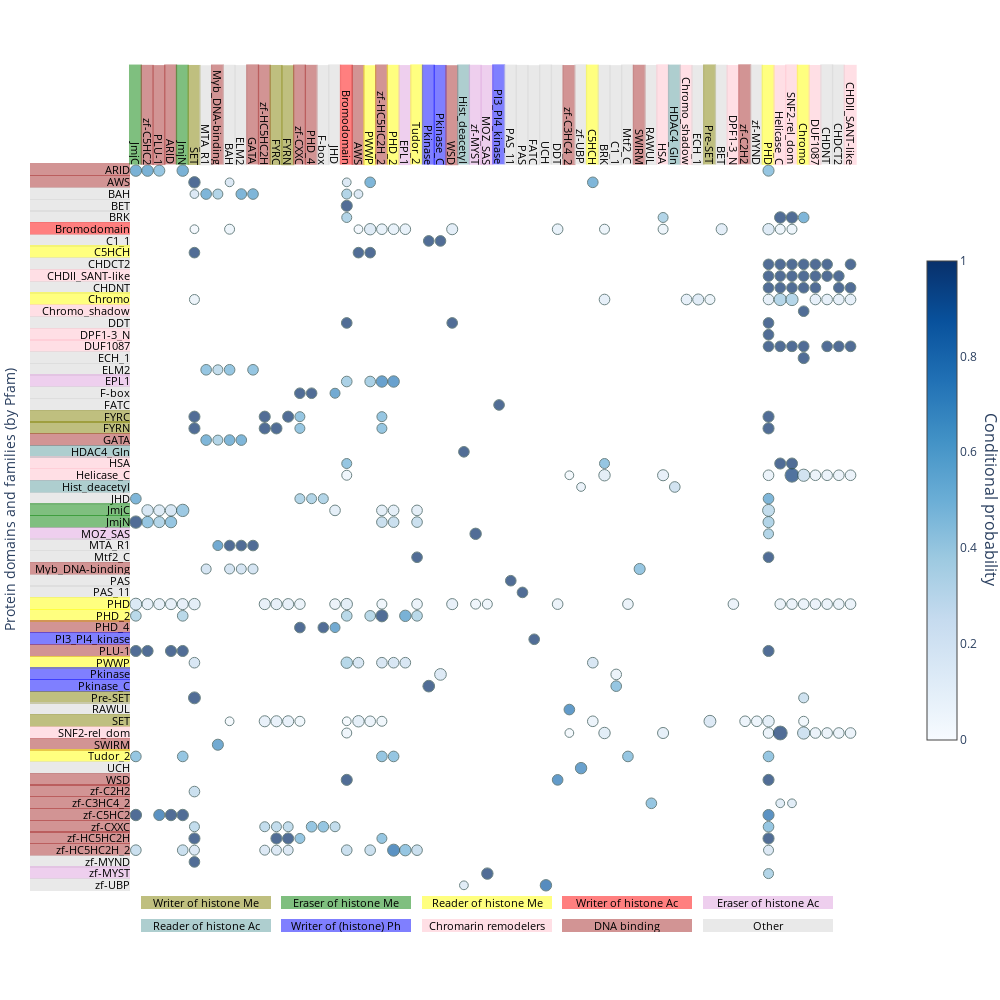

The notebook cell saved with this chart:
### Code cell
import plotly.graph_objects as go
from plotly.subplots import make_subplots
import matplotlib.colors as mcolors


n_rows, n_cols = df_cooc.shape
n_rows, n_cols = df_cooc.shape
x = np.arange(n_cols)
y = np.arange(n_rows)

x, y = np.meshgrid(x, y)

x = x.flatten()
y = y.flatten()


sizes = df_cooc_num.values.flatten()
colors = df_cooc.values.flatten()
mask = colors >0.01

fig = go.Figure(
    data=[
        go.Scatter(
            x=x[mask],
            y=y[mask],
            text=[
                f"{percent:.2f}%, {num:n} proteins"
                for num, percent in zip(sizes[mask], colors[mask])
            ],
            mode="markers",
            marker=dict(
                color=colors[mask],
                size=np.log(sizes[mask]*10)*10,
                showscale=True,
                # opacity=1,
                colorscale="blues",
                cmax=1,
                cmin=0,
                colorbar=dict(        
                    len=0.5,                 # Colorbar length (fraction of plot height)
                )
                # colorscale=[(0, "white"),(100, "blue")]
                # size_max=30
            ),
        )
    #     go.Heatmap(
    #     z=df_cooc.values,
    #     x=df_cooc.columns, 
    #     y=df_cooc.index, 
    #     colorscale='blues',
    # ),
    ]
)
def get_annot(posx,posy, text,ori,bg_color,width=100,align='right',hover=True):
    c = mcolors.to_rgb(bg_color)
    return dict(
        x=posx,
        y=posy,
        text=text,
        showarrow=False,
        font=dict(
            # family="Courier New, monospace",
            size=11,
            color="black"
            ),
        align=align,
        valign='middle',
        height=13,
        width=width,
        xanchor='right',
        yanchor='bottom',
        textangle=0 if ori=='h' else 90,
        borderwidth=0,
        borderpad=0,
        # bordercolor=f'rgba({c[0]}, {c[1]}, {c[2]}, 0.5)',
        bgcolor=f'rgba({c[0]*255}, {c[1]*255}, {c[2]*255}, 0.5)',
        opacity=1.0,
        hovertext=f'{text}<br>{color_to_cat[bg_color]}' if hover else None,
        name='lol'
        )
annotations_y = [ get_annot(-0.5,pos+0.5,text,'h',color_nodes[text]) for pos,text in enumerate(df_cooc.index)]
annotations_x = [ get_annot(pos+0.5,-0.5,text,'v',color_nodes[text]) for pos,text in enumerate(df_cooc.columns)]
annotations_x.append(
    dict(
            text="Conditional probability",
            font_size=16,
            # font_family='arial',
            # font_color='red',
            textangle=90,
            showarrow=False,
            # ^^ appearance
            xref="paper",
            yref="paper",
            x=1.12,
            y=0.5,
            # ^^ position
        )
)
fig.update_traces(
    mode="markers",
    marker=dict(sizemode="area", sizeref=0.6, line_width=1, line_color="DarkSlateGrey"),
)
annotations_legend1 = [get_annot(11.5+ pos*12,63,text,'h',color,width=130,align='center',hover=False) for pos,(text,color) in enumerate(color_cats[:5])]
annotations_legend2 = [get_annot(11.5+pos*12,65,text,'h',color,width=130,align='center',hover=False) for pos,(text,color) in enumerate(color_cats[5:])]
fig.update_layout(height=1000, width=1000,
                 xaxis=dict(
                     # tickmode="array",
                    tickmode='array',
                    tickvals=list(range(len(df_cooc.columns))),
                    ticktext=df_cooc.columns,
                    constrain='domain',
                    scaleanchor='y', 
                    # title='Protein domains and families (by Pfam)',
                    showticklabels=False,
                    automargin=True,
                ),
                yaxis=dict(
                    tickmode='array',
                    tickvals=list(range(len(df_cooc.index))),
                    ticktext=df_cooc.index,
                    autorange='reversed',
                    scaleanchor='x', 
                    constrain='domain',
                    title='Protein domains and families (by Pfam)',
                    showticklabels=False,
                    automargin=True
                ),
                  annotations=annotations_y+annotations_x+annotations_legend1+annotations_legend2,
                  margin=dict(l=30, r=100, t=1, b=1),
                  plot_bgcolor="white",
                  dragmode=False
                )
config = {
    'scrollZoom': False,  # Disable scroll to zoom
    'modeBarButtonsToRemove': ['zoom2d'],
    'displayModeBar': False,  # Hide the mode bar (toolbar)
    'doubleClick': False,  # Disable double click to reset zoom
    'editable': False,  # Disable edits like moving title and axes
    'staticPlot': False  # Disable all interactivity (makes the plot static)
}
fig.write_html("PfamvsPfam_plot.html", full_html=False,div_id='PfamvsPfam_plot',include_plotlyjs='js/plotly-2.35.2.min.js',config=config)
fig.show()
